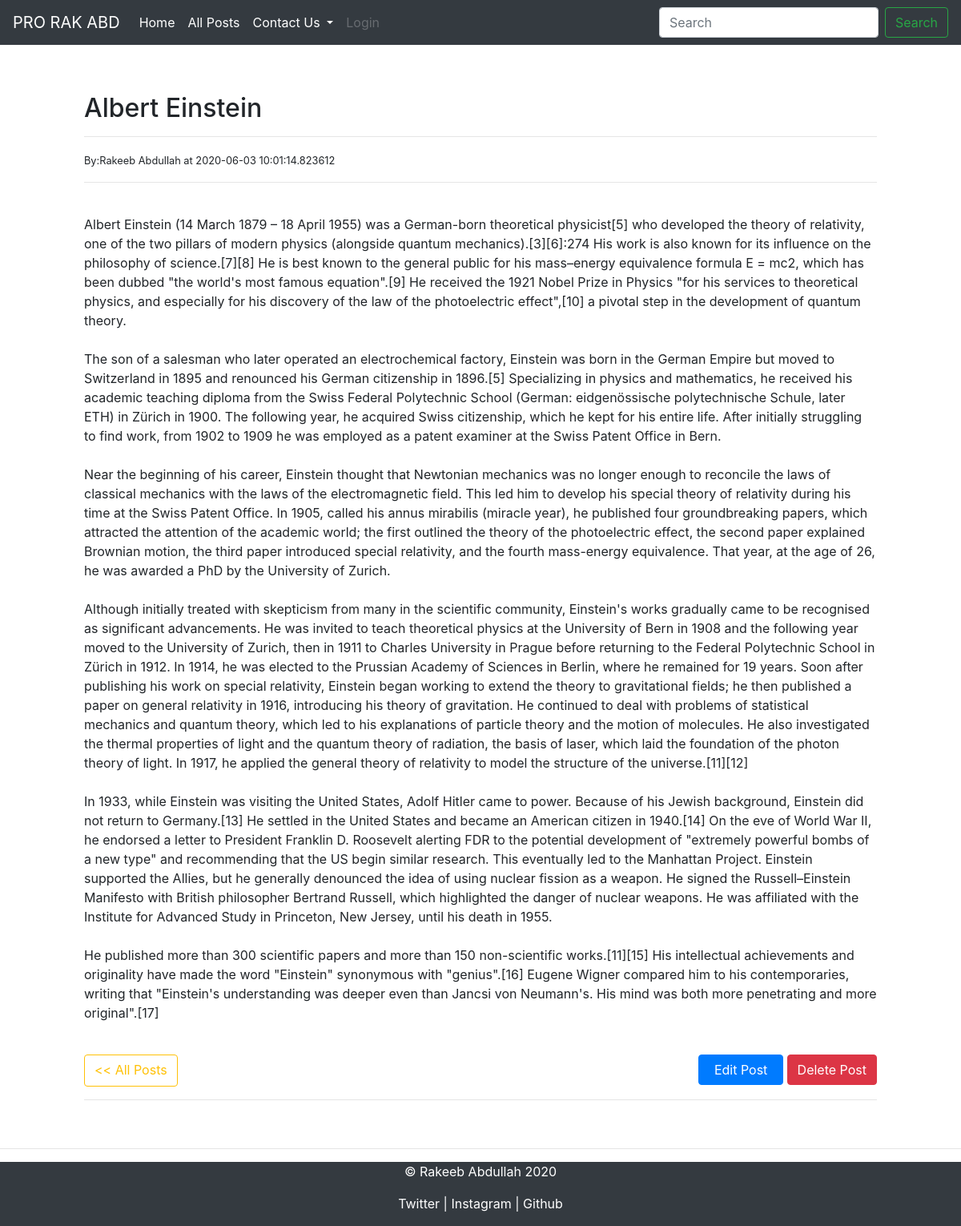
/posts/read_more/7, run on the app's committed database.
### app.py (models this page shows, shortened)
class BlogPost(db.Model):
    id = db.Column(db.Integer, primary_key=True)
    title = db.Column(db.String(100), nullable=False)
    content = db.Column(db.Text, nullable=False)
    author = db.Column(db.String(20), nullable=False, default='N/A')
    date_posted = db.Column(db.DateTime, nullable=False,
                            default=datetime.utcnow)

### app.py (the view)
@app.route('/posts/read_more/<int:id>')
def read_more(id):
    post = BlogPost.query.get_or_404(id)
    return render_template('read_more.html',post=post)

### templates/read_more.html (shortened to what this page needs)
{% extends 'base.html' %}
{% block head %}
<link rel="stylesheet" href="{{ url_for('static',filename='css/posts.css') }}">
{% endblock %}
{% block body %}
<div class="detailed-post">
    <h2>{{ post.title }}</h2>
    <hr>
    {% if post.author %}
    <small>By:{{ post.author }} at {{ post.date_posted }}</small>
    {% else %}
    <small>By:N/A at {{ post.date_posted }}</small>
    {% endif %}
    <hr>
    <br>
    <p style="white-space:pre-wrap">{{ post.content }}</p>
    <br>
    <div style="display: flex; justify-content:space-between;">
        <a href="/posts" class="btn btn-outline-warning"> << All Posts </a>
        <div style="margin-left: 10px;">
            <a href="/posts/edit/{{post.id}}" class="btn btn-primary" style="margin-bottom: 2px; width: 105.95px;">Edit Post</a>
            <a href="/posts/delete/{{post.id}}" class="btn btn-danger" style="margin-bottom: 2px;">Delete Post</a>
        </div>
    </div>
    <hr>
</div>
{% endblock %}

### static/css/posts.css (style rules this page uses)
.detailed-post { margin: 60px; }

### data on the page
BlogPost: title "Albert Einstein", author "Rakeeb Abdullah", date_posted "2020-06-03 10:01:14.823612", content "Albert Einstein (14 March 1879 – 18 April 1955) was a German-born theoretical physicist[5] who developed the theory of relativity, one of the two pillars of modern physics (alongside quantum mechanics).[3][6]:274 His work is also known for its influence on the philosophy of science.[7][8] He is best known to the general public for his mass–energy equivalence formula E = mc2, which has been dubbed \"the world's most famous equation\".[9] He received the 1921 Nobel Prize in Physics \"for his services to theoretical physics, and especially for his discovery of the law of the photoelectric effect\",[10] a pivotal step in the development of quantum theory. The son of a salesman who later operated an…"
